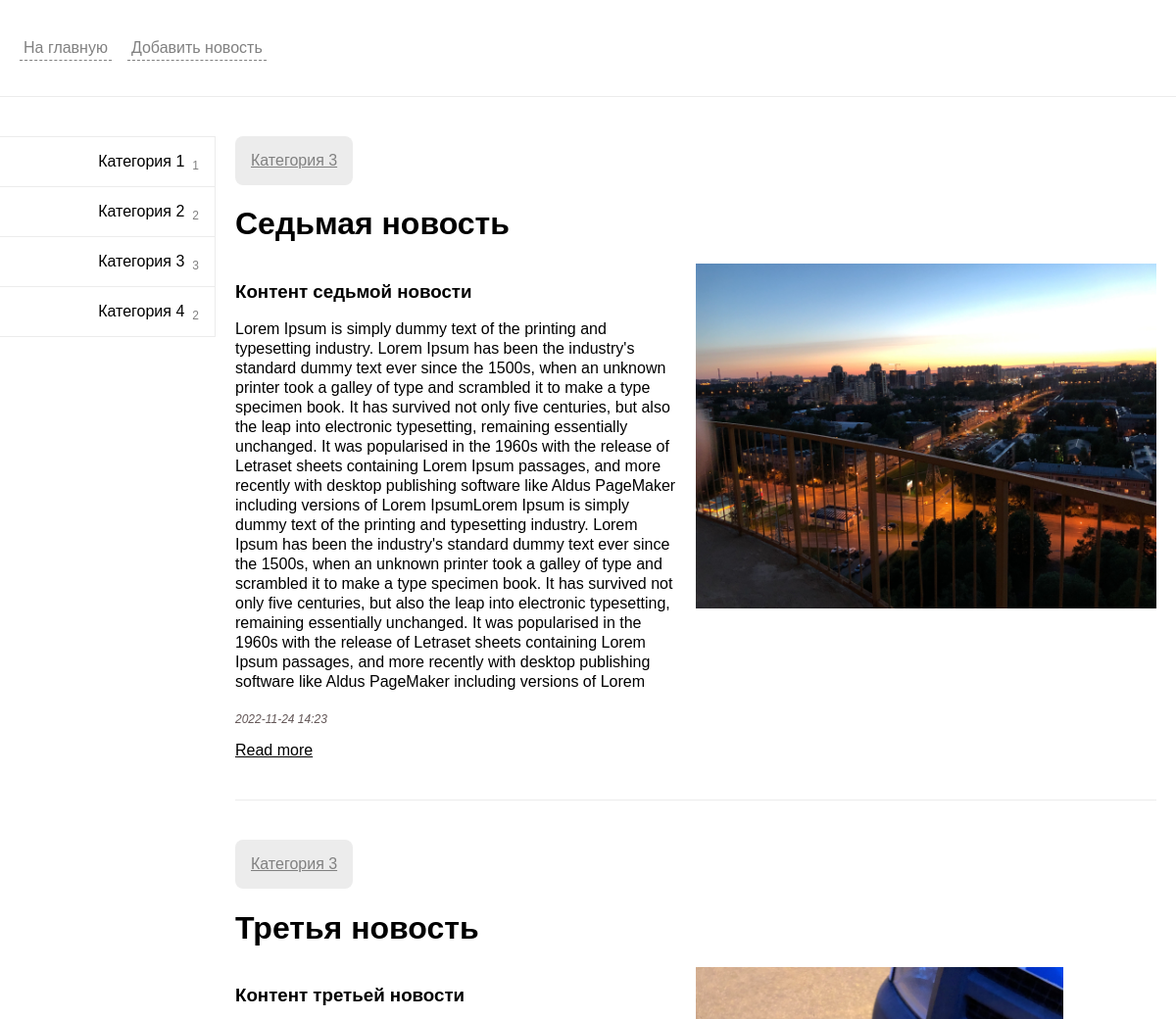
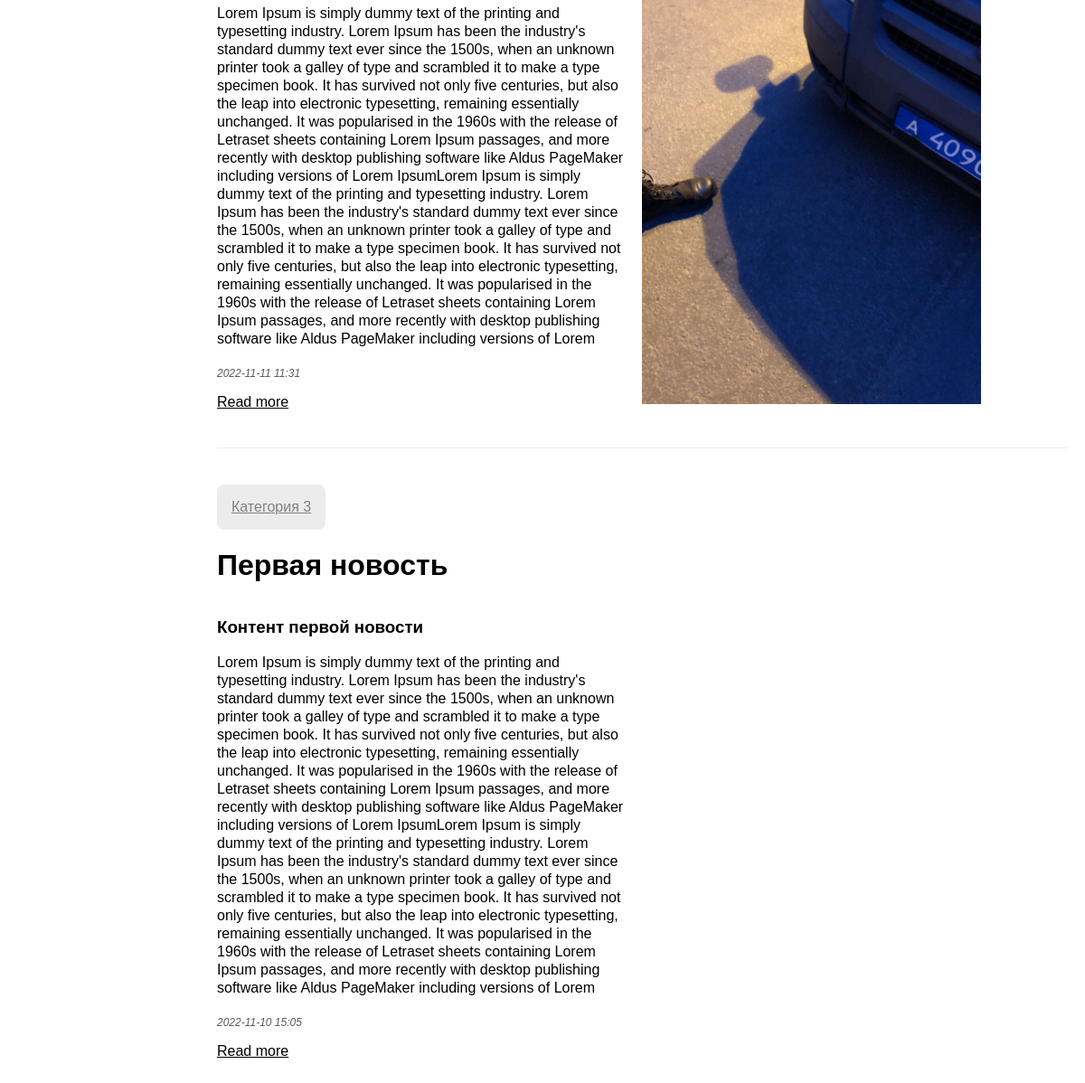
The app's page /category/3/, older data (2 pictures, top to bottom).
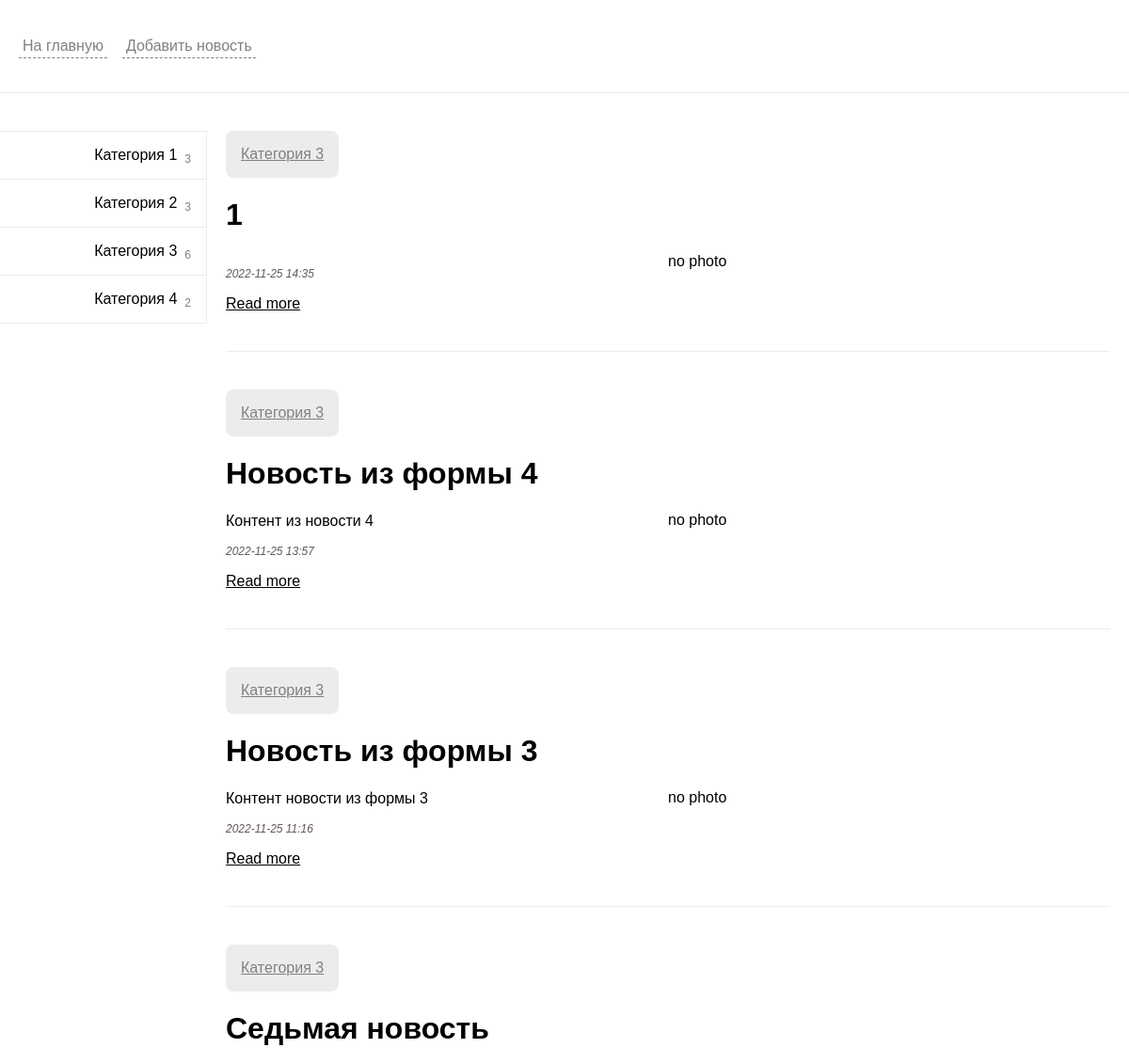
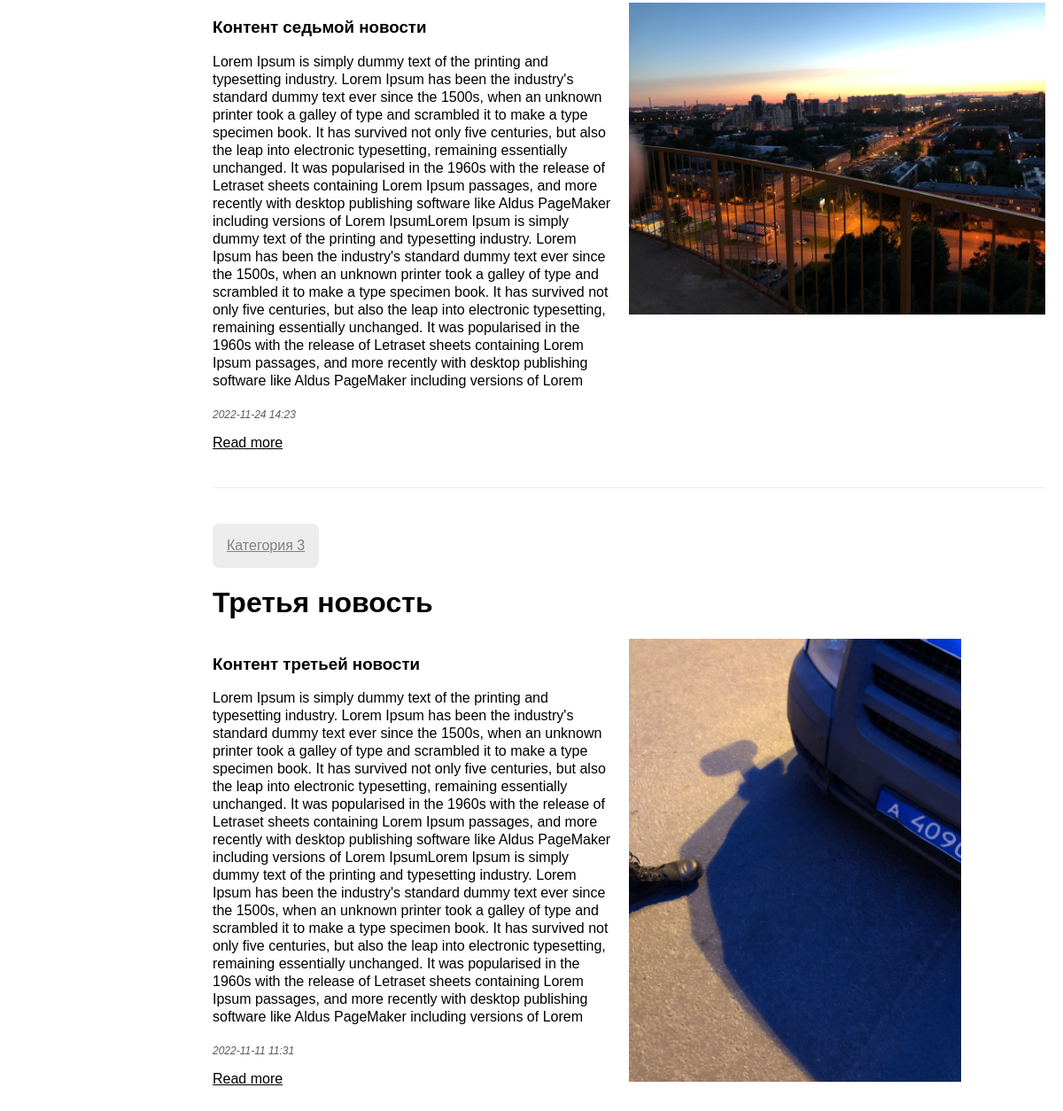
The same page, newer data (2 pictures, top to bottom).
### news/models.py (models this page shows, shortened)
class Category(models.Model):
    title = models.CharField(max_length=150, db_index=True, verbose_name='Категория')
    def get_absolute_url(self):
        return reverse('category', kwargs={"category_id": self.pk})
    def __str__(self):
        return self.title
    class Meta:
        verbose_name = 'Категория'
        verbose_name_plural = 'Категории'
        ordering = ['title']

class News(models.Model):
    def get_absolute_url(self):
        return reverse('view_news', kwargs={"pk": self.pk})
    title = models.CharField(max_length=150, verbose_name='Наименование')
    content = models.TextField(blank=True, verbose_name='Контент')
    created_at = models.DateTimeField(auto_now_add=True, verbose_name='Дата публикации')
    updated_at = models.DateTimeField(auto_now=True, verbose_name='Обновлено')
    photo = models.ImageField(upload_to='photos/%Y/%m/%d/', verbose_name='Фото', blank=True)
    is_published = models.BooleanField(default=True, verbose_name='Опубликовано')
    category = models.ForeignKey(Category, on_delete=models.PROTECT)
    views_counter = models.IntegerField(default=0)
    class Meta:
        verbose_name = 'Новость'
        verbose_name_plural = 'Новости'
        ordering = ['-created_at', 'title']

### news/views.py (the view)
# urls.py: path('category/<int:category_id>/', NewsByCategory.as_view(), name='category'),
class NewsByCategory(ListView):
    model = News
    template_name = 'news/index.html'
    context_object_name = 'news'
    allow_empty = False
    def get_queryset(self):
        return News.objects.filter(category_id=self.kwargs['category_id'], is_published=True)
    def get_context_data(self, *, object_list=None, **kwargs):
        context = super().get_context_data(**kwargs)
        context['title'] = Category.objects.get(pk=self.kwargs["category_id"])
        return context

### news/templatetags/news_tags.py (called while the page is built)
@register.inclusion_tag('news/list_categories.html')
def show_categories():
    categories = Category.objects.annotate(cnt=Count('news')).filter(cnt__gt=0)
    return {"categories": categories}

### news/templates/news/index.html (shortened to what this page needs)
{% extends 'base.html' %}
{% block sidebar %}
    {%include 'inc/_sidebar.html'%}
{% endblock %}
{% block content %}
    <ul class="news-block">
        {% for item in news%}
            {%include 'news/news_component.html' with block=item%}
        {%endfor%}
    </ul>
{% endblock %}

### templates/base.html (shortened to what this page needs)
{% load static %}
<!DOCTYPE html>
<html lang="en">
<head>
    {% load static %}
    <link rel="stylesheet" href="{% static 'css/style.css' %}">
</head>
<body>
    <div class="container">
        <header class="header">
            {% include 'inc/_nav.html'%}
        </header>
        <main class="main">
            {% block sidebar %}
            {%endblock%}
            <div class="content">
                {% block content %}Content{%endblock%}
            </div>
        </main>
    </div>
</body>
</html>

### templates/inc/_nav.html
<ul class="nav-list">
    <li class="nav-list-item">
        <a class="nav-list-link" href="{% url 'home' %}">На главную</a>
    </li>
    <li class="nav-list-item">
        <a class="nav-list-link" href="{% url 'new' %}">Добавить новость</a>
    </li>
</ul>

### news/templates/inc/_sidebar.html
{% load news_tags %}
<div class="sidebar">
  {%show_categories%}
</div>

### news/templates/news/list_categories.html
<ul class="categories">
        {% for item in categories %}
                <li class="categories-item">
                        <a href="{{item.get_absolute_url}}" class="categories-link">
                                <span class="categories-link-title">{{item.title}}</span>
                                <sub class="categories-count">{{item.cnt}}</sub>
                        </a>
                </li>
        {% endfor %}
</ul>

### news/templates/news/news_component.html
<li class="news-block-item{% if not full %} small{% endif %}">
    <div class="news-category-wrapper">
        <a class="news-categories-link" href="{{block.category.get_absolute_url}}">{{block.category.title}}</a>
    </div>
    <h1 class="news-block-title">{{block.title}}</h1>
    <div class="news-block-content">
        <div class="news-block-body">
            <div class="news-block-text">
                {% autoescape off %}
                {{block.content}}
                {% endautoescape %}
            </div>
            <p class="news-block-created">{{block.created_at|date:"Y-m-d H:i"}}</p>
            {% if not full %}
            <a class="read-more-link" href="{{block.get_absolute_url}}">Read more</a>
            {% endif %}
        </div>
        <div class="news-block-image">
            {% if block.photo %}
            <img class="news-block-img" src="{{block.photo.url}}" alt="">
            {% else %}
            <span class="news-block-nophoto">no photo</span>
            {% endif %}
        </div>
    </div>
</li>

### mysite/static/css/style.css (style rules this page uses)
:root { --main-x-padding: 20px; --main-y-padding: 40px; }
* { box-sizing: border-box; }
body { background-color: #f2f2f2; font-family: Arial, Helvetica, sans-serif; margin: 0; }
ul { list-style: none; padding: 0; margin: 0; }
.container { width: 1200px; margin: 0 auto; background-color: #fff; box-shadow: 0px 0px 15px rgba(0, 0, 0, 0.2); }
.header { padding: var(--main-y-padding) var(--main-x-padding); border-bottom: 1px solid #ececec; }
.nav-list { display: flex; }
.nav-list-item { margin-right: 16px; }
.nav-list-link { padding: 4px; text-decoration: none; color: grey; border-bottom: 1px grey dashed; }
.main { display: flex; flex-wrap: wrap; padding-bottom: 80px; }
.sidebar { flex-basis: 20%; display: flex; justify-content: center; padding: var(--main-y-padding) var(--main-x-padding) var(--main-y-padding) 0; }
.categories { display: flex; flex-direction: column; align-items: center; justify-content: flex-start; width: 100%; }
.categories-item { display: flex; justify-content: flex-end; border: 1px solid #ececec; border-left: 0; width: 100%; }
.categories-item:not(:last-child) { border-bottom: 0; }
.categories-link { display: flex; justify-content: flex-end; width: 100%; padding: 16px; text-decoration: none; text-align: right; }
.categories-link-title { color: #000; }
.categories-count { position: relative; top: 6px; margin-left: 8px; font-size: 12px; color: grey; }
.content { flex-basis: 80%; flex-grow: 2; padding: var(--main-y-padding) 0; }
.news-block { padding-right: var(--main-x-padding); }
.news-block-item.small .news-block-text p { height: 382px; overflow: hidden; }
.news-block-item { display: flex; flex-direction: column; padding: var(--main-y-padding) 0; }
.news-block-item:first-child { padding-top: 0; }
.news-block-item:not(:last-child) { border-bottom: 1px solid #ececec; }
.news-block-content { display: flex; }
.news-block-image { width: 50%; }
.news-category-wrapper { align-self: flex-start; padding: 16px; background-color: #ececec; border-radius: 8px; }
.news-categories-link { color: grey }
.news-block-body { width: 50%; padding-right: var(--main-x-padding); line-height: 20px; }
.news-block-img { max-width: 100%; max-height: 500px; }
.news-block-created { color: rgba(26, 9, 9, 0.685); font-size: 12px; font-style: italic; }
.read-more-link { color: black; }

Row changes from the older to the newer data that the page shows:
no longer on this page (row edited): News: category "Категория 3", title "Первая новость", content "Контент первой новости Lorem Ipsum is simply dummy text of the printing and typesetting industry. Lorem Ipsum has been the industry's standard dummy text ever since the 1500s, when an unknown printer took a galley of type and scrambled it to make a type specimen book. It has survived not only five centuries, but also the leap into electronic typesetting, remaining essentially unchanged. It was popularised in the 1960s with the release of Letraset sheets containing Lorem Ipsum passages, and more recently with desktop publishing software like Aldus PageMaker including versions of Lorem IpsumLorem Ipsum is simply dummy text of the printing and typesetting industry. Lorem Ipsum has been the…", created_at "2022-11-10 15:05"
computed for Category "Категория 1": cnt "1" → "3"
computed for Category "Категория 2": cnt "2" → "3"
computed for Category "Категория 3": cnt "3" → "6"
added News: category "Категория 3", title "1", created_at "2022-11-25 14:35", photo "no photo"
added News: category "Категория 3", title "Новость из формы 4", content "Контент из новости 4", created_at "2022-11-25 13:57", photo "no photo"
added News: category "Категория 3", title "Новость из формы 3", content "Контент новости из формы 3", created_at "2022-11-25 11:16", photo "no photo"
